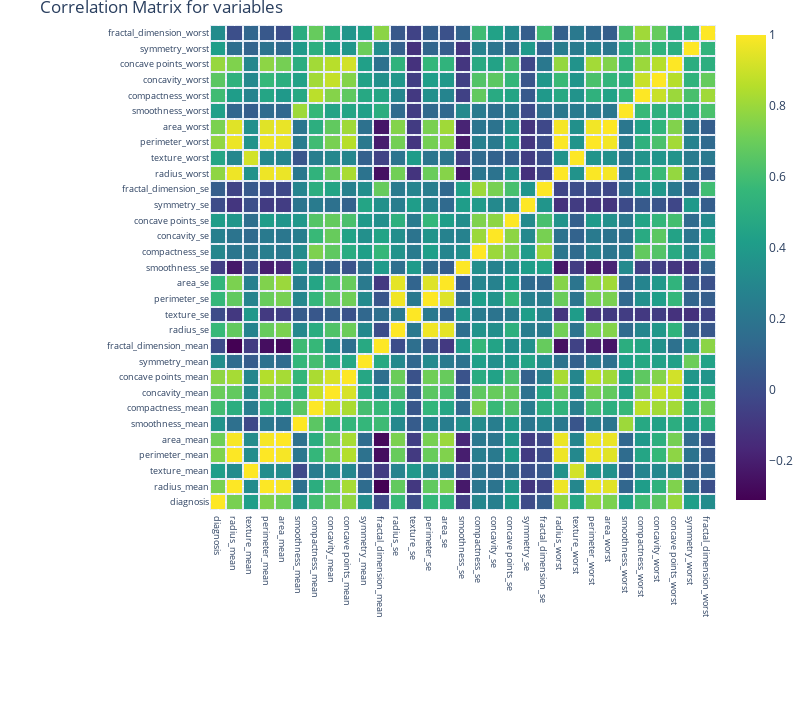

Notebook cell for this chart:
### Code cell
trace = go.Heatmap(z = corr_array,
                   x = matrix_cols,
                   y = matrix_cols,
                   xgap = 2,
                   ygap = 2,
                   colorscale='Viridis',
                   colorbar   = dict() ,
                  )
layout = go.Layout(dict(title = 'Correlation Matrix for variables',
                        autosize = False,
                        height  = 720,
                        width   = 800,
                        margin  = dict(r = 0 ,l = 210,
                                       t = 25,b = 210,
                                     ),
                        yaxis   = dict(tickfont = dict(size = 9)),
                        xaxis   = dict(tickfont = dict(size = 9)),
                       )
                  )
fig = go.Figure(data = [trace],layout = layout)
py.iplot(fig)

### Figure 1 — Plotly figure (JSON) as saved in the notebook; plotly's stock layout.template omitted (floating-point values rounded to 4 significant figures; data arrays with more than 128 entries replaced by an {"elided": "..."} marker saying what was removed)
{"data": [{"colorscale": [[0, "#440154"], [0.1111, "#482878"], [0.2222, "#3e4989"], [0.3333, "#31688e"], [0.4444, "#26828e"], [0.5556, "#1f9e89"], [0.6667, "#35b779"], [0.7778, "#6ece58"], [0.8889, "#b5de2b"], [1, "#fde725"]], "type": "heatmap", "x": ["diagnosis", "radius_mean", "texture_mean", "perimeter_mean", "area_mean", "smoothness_mean", "compactness_mean", "concavity_mean", "concave points_mean", "symmetry_mean", "fractal_dimension_mean", "radius_se", "texture_se", "perimeter_se", "area_se", "smoothness_se", "compactness_se", "concavity_se", "concave points_se", "symmetry_se", "fractal_dimension_se", "radius_worst", "texture_worst", "perimeter_worst", "area_worst", "smoothness_worst", "compactness_worst", "concavity_worst", "concave points_worst", "symmetry_worst", "fractal_dimension_worst"], "xgap": 2, "y": ["diagnosis", "radius_mean", "texture_mean", "perimeter_mean", "area_mean", "smoothness_mean", "compactness_mean", "concavity_mean", "concave points_mean", "symmetry_mean", "fractal_dimension_mean", "radius_se", "texture_se", "perimeter_se", "area_se", "smoothness_se", "compactness_se", "concavity_se", "concave points_se", "symmetry_se", "fractal_dimension_se", "radius_worst", "texture_worst", "perimeter_worst", "area_worst", "smoothness_worst", "compactness_worst", "concavity_worst", "concave points_worst", "symmetry_worst", "fractal_dimension_worst"], "ygap": 2, "z": {"elided": "31x31 float values"}}], "layout": {"autosize": false, "height": 720, "margin": {"b": 210, "l": 210, "r": 0, "t": 25}, "title": {"text": "Correlation Matrix for variables"}, "width": 800, "xaxis": {"tickfont": {"size": 9}}, "yaxis": {"tickfont": {"size": 9}}}}
